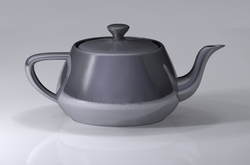
#> input picture a3/support code/test.png, 250 x 165 px
$ python bak.py test.png   (older library calls are emulated)
#> lines starting #> are read from the running program, lines starting #| are printed output that depends on the picture
import argparse
import numpy.random as random
from PIL import Image

# Add command line arugment parsing
parser = argparse.ArgumentParser(description='Convert an image into a COMP-175 SceneGraph XML file.', add_help=False)
parser.add_argument('filename', type=str, help='Required argument. The path to the filename to be processed.')
parser.add_argument('-w', '--width', type=int, default=100, help='The width to resize the image to. Default is 100px.')
parser.add_argument('-s', '--shape', type=str, default='cube', help='The shape to use for each pixel; can be any shape expected by the scene parser.')
parser.add_argument('-r', '--no-resize', action='store_true', help='Turn off image resizing and use the image file\'s size.')
parser.add_argument('-n', '--noise', action='store_true', help='Enable noise in the direction each pixel is facing.')
parser.add_argument('-e', '--extrude', action='store_true', help='Turn on extrusion, so pixels are extruded based on brightness values.')
parser.add_argument('-i', '--invert', action='store_true', help='Invert the extrusion, so that light colors are less extruded.')
parser.add_argument('-c', '--extrude-const', type=float, default=1, help='The constant by which to scale the extrusions. Default is 1.')
parser.add_argument('-ax', '--anglex', type=float, default=0, help='The rotation to make about the X axis, in degrees.')
parser.add_argument('-ay', '--angley', type=float, default=0, help='The rotation to make about the Y axis, in degrees.')
parser.add_argument('-h', '--help', action="store_true", help="Shows this help message and exit.")

args = parser.parse_args()

try:
    args = parser.parse_args()
except SystemExit:
    print('Invalid arguments given to program.')
    exit(1)

if args.help:
    parser.print_help()
    exit(0)

filename = args.filename
width = args.width
shape = args.shape
invert = args.invert
extrude = args.extrude
exc = args.extrude_const
anglex = args.anglex
angley = args.angley
noise = args.noise

# Check bounds on some inputs
if exc <= 0:
    print('Extrude constant was <= 0.')
    exit(1)
if shape not in ['cube', 'cylinder', 'cone', 'sphere']:
    print('Warning: shape name not standard.')

im = Image.open(filename).convert('RGB')
aspect = im.height / im.width
#> aspect = 0.66

# Check that desired resizing is valid
if width <= 1 or aspect * width <= 1:
    print('Desired image width was <= 1 or would result in an image with height <= 1.')
    exit(1)

# Resize the image
if not args.no_resize:
    im.thumbnail((width, int(width * aspect)), Image.ANTIALIAS)
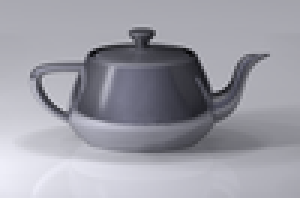
#> im: PIL image 100x66 RGB (shown 3 times larger); mean R, G, B 156.3, 156.2, 165.4
w = im.width
#> w = 100
h = im.height
#> h = 66
arr = im.getdata()

# Set the image scale to fit within the default window bounds
scalef = 1.0 / max(w, h)
#> scalef = 0.01

# Print the beginning of the scenegraph; we have three lights, one behind the camera,
# one behind the image, and one at the origin. Our camera is facing the XY plane,
# and is moved back 10 units in Z
print('<scenefile>\n')
print("""    <globaldata>
        <diffusecoeff v="1"/>
        <specularcoeff v="1"/>
        <ambientcoeff v="1"/>
    </globaldata>

    <lightdata>
        <id v="0"/>
        <color r="1" g="1" b="1"/>
        <position x="0" y="0" z="20"/>
    </lightdata>
    <lightdata>
        <id v="1"/>
        <color r="1" g="1" b="1"/>
        <position x="0" y="0" z="0"/>
    </lightdata>
    <lightdata>
        <id v="2"/>
        <color r="1" g="1" b="1"/>
        <position x="0" y="0" z="-20"/>
    </lightdata>

    <cameradata>
        <pos x="0" y="0.1" z="2"/>
        <focus x="0" y="0" z="0"/>
        <up x="0" y="1" z="0"/>
        <heightangle v="45"/>
    </cameradata>""")

# Print the beginning of our object tree
print('    <object type="tree" name="root">')
print('        <transblock>')

# Optionally rotate the image to get a better view of the side
print('            <rotate x="0" y="1" z="0" angle="{0:.5f}" />'.format(angley))
print('            <rotate x="1" y="0" z="0" angle="{0:.5f}" />'.format(anglex))

# Create a sub-tree for the pixel values
print('            <object type="tree">')
# Iterate through pixels in the image, one row at a time in a flattened list
for i, pix in enumerate(arr):
    # Place the shape for this pixel at its coordinates, offset to it's centered
    px = ((i % w) - w // 2) * scalef
    py = (h // 2 - (i // w)) * scalef
    # Scale RGB values to be in [0, 1]
    r = pix[0] / 255
    g = pix[1] / 255
    b = pix[2] / 255
    # We scale in the Z-direction by br, the brightness value of the pixel, if we
    # want to extrude the pixel
    if extrude:
        br = (r + g + b) / 3 * exc * scalef
        if invert:
            # exc * scalef is the max value br can take
            br = exc * scalef - br
    else:
        # If we don't extrude, each pixel becomes scaled equally in all directions
        br = scalef

    # Output the transblock for this pixel
    print('                <transblock>')
    # Scale the X and Y of the pixel to be a reasonable size
    print('                    <translate x="{0:.5f}" y="{1:.5f}" z="0"/>'.format(px, py))
    print('                    <scale x="{0:.5f}" y="{0:.5f}" z="1"/>'.format(scalef))
    # Move the pixel based on px and py, to a place in the world's XY plane
    # Scale in Z by our extrusion
    print('                    <scale x="1" y="1" z="{0:.5f}"/>'.format(br))
    # Turn the solid so its top face us towards us (nice for cylinders, cones, etc.)
    print('                    <rotate x="1" y="1" z="1" angle="90" />')
    if (noise):
        print('                    <rotate x="{}" y="{}" z="0" angle="{}" />'.format(random.normal(1, 0.1), random.normal(1, 0.1), random.normal(0, 15)))
    # Draw the solid with its color
    print('                    <object type="primitive" name="{}">'.format(shape))
    print('                        <diffuse r="{0:.5f}" g="{1:.5f}" b="{2:.5f}"/>'.format(r, g, b))
    print('                    </object>')
    print('                </transblock>')
#> this loop made 6600 passes
#> (pix, px, r, g, b) on passes 1 to 12: ((170, 170, 177), -0.5, 0.667, 0.667, 0.694), ((170, 169, 177), -0.49, 0.667, 0.663, 0.694), ((169, 169, 177), -0.48, 0.663, 0.663, 0.694), ((169, 169, 177), -0.47, 0.663, 0.663, 0.694), ((169, 169, 177), -0.46, 0.663, 0.663, 0.694), ((169, 169, 177), -0.45, 0.663, 0.663, 0.694), ((169, 169, 177), -0.44, 0.663, 0.663, 0.694), ((169, 169, 177), -0.43, 0.663, 0.663, 0.694), ((169, 169, 177), -0.42, 0.663, 0.663, 0.694), ((169, 169, 177), -0.41, 0.663, 0.663, 0.694), ((169, 169, 177), -0.4, 0.663, 0.663, 0.694), ((169, 169, 177), -0.39, 0.663, 0.663, 0.694)
#> (px, r, g, b) on passes 61 to 66: (0.1, 0.655, 0.655, 0.682), (0.11, 0.655, 0.655, 0.682), (0.12, 0.655, 0.655, 0.682), (0.13, 0.655, 0.651, 0.682), (0.14, 0.651, 0.651, 0.682), (0.15, 0.651, 0.651, 0.682)
#> (printed output is left out)

# End the scene file
print('                </object>')
print('        </transblock>')
print('    </object>')
print('</scenefile>')

$ run again, on a3/support code/sun.png
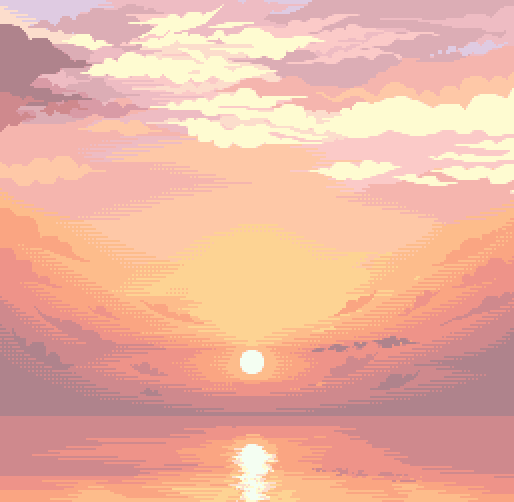
#> input picture a3/support code/sun.png, 514 x 502 px
#> `im.thumbnail((width, int(width * aspect)), Image.ANTIALIAS)`:
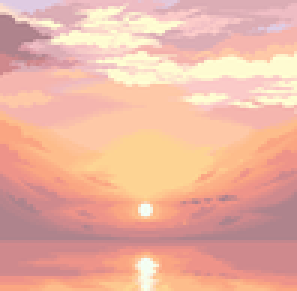
#> im: PIL image 99x97 RGB (shown 3 times larger); mean R, G, B 235.6, 179.1, 160.8
#> the loop `for i, pix in enumerate(arr): # Place the shape for this pixel at its ..` made 9603 passes
#> (pix, px, py, r, g, b) on passes 1 to 8: ((223, 203, 226), -0.495, 0.485, 0.875, 0.796, 0.886), ((223, 203, 226), -0.485, 0.485, 0.875, 0.796, 0.886), ((222, 202, 227), -0.475, 0.485, 0.871, 0.792, 0.89), ((223, 203, 226), -0.465, 0.485, 0.875, 0.796, 0.886), ((223, 203, 226), -0.455, 0.485, 0.875, 0.796, 0.886), ((223, 203, 226), -0.444, 0.485, 0.875, 0.796, 0.886), ((223, 203, 226), -0.434, 0.485, 0.875, 0.796, 0.886), ((223, 203, 226), -0.424, 0.485, 0.875, 0.796, 0.886)
#> (printed output is left out)
